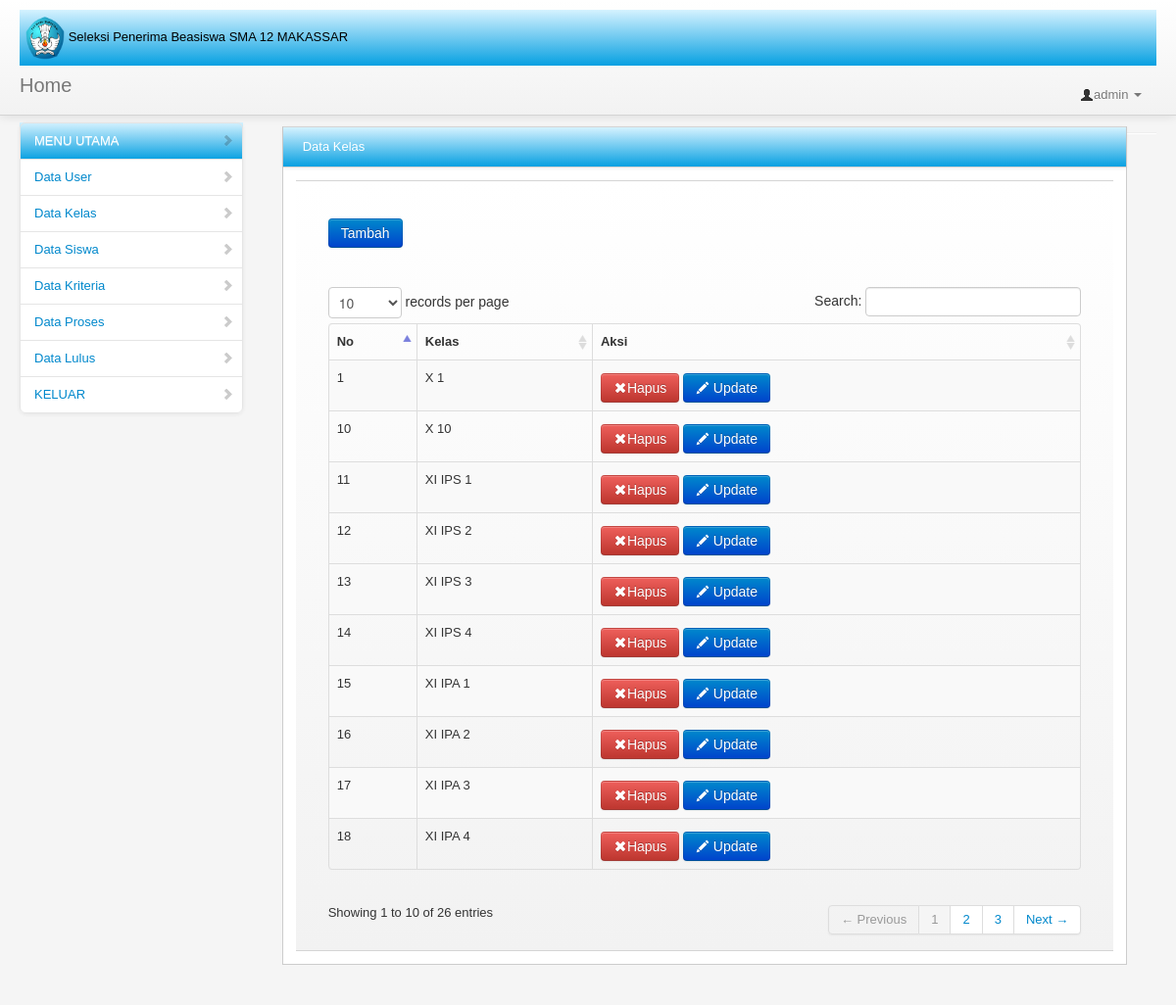
The app's page /master/data_kelas.php (signed in) with its own data.
### tables this page shows
CREATE TABLE IF NOT EXISTS `data_kelas` (
`id_kelas` int(11) NOT NULL,
  `nama_kelas` varchar(15) NOT NULL
);

### master/config/data_kelas.php (the view, shortened to what this page needs)
<!DOCTYPE html>
    <html>
        <head>
      <link rel="stylesheet" href="../style/datepicker/css/datepicker.css">
        </head><body>
<?php
include "config/koneksi.php";
 echo "<a href='#myModal4' role='button' data-toggle='modal' class='btn btn-primary'>Tambah</a>
<div id='myModal4' class='modal hide fade' tabindex='-1' role='dialog' aria-labelledby='myModalLabel' aria-hidden='true'>
                    <div class='modal-header'>
                            <button type='button' class='close' data-dismiss='modal' aria-hidden='true'>&times;</button>
                            <h3 class='judul'>Data Kelas</h3>
                    </div>
                    <div class='modal-body'>
                        <form method='POST' action='file/proses.php'>
	                    <table>
                        <tr> <td>Kelas</td>		<td><input type='text' name='nama_kelas' required></td></tr>
                      	<tr><td colspan='2'><input type='submit' class='btn btn-primary' value='Tambah' name='kelas'></td></tr>
                        </table>
                        </form>
                    </div>
                </div>
  <table cellpadding=0 cellspacing=0 border=0 class='table table-striped table-bordered' id=example>
  <thead>
   <tr>
     <th>No</th>
     <th>Kelas</th>
     <th>Aksi</th>
     </tr>
   </thead><tbody>
        ";
         $que = "SELECT * FROM data_kelas";
        $run1 = mysqli_query($con,$que);
        $no = 1;
        while($ha = mysqli_fetch_array($run1)){
        echo "<tr>
              <td>$no</td>
              <td>$ha[nama_kelas]</td>
              <td>
              <a href='file/proses.php?kelashapus=hapus&id_kelas=$ha[id_kelas]' class='btn btn-danger btn-big'><i class='icon-remove icon-white'></i>Hapus</a>
              <a href='#myModal7$ha[id_kelas]' role='button' data-toggle='modal' class='btn btn-primary'>
              <i class='icon-pencil icon-white'></i>&nbsp;Update</a>
              </td>
      <div id='myModal7$ha[id_kelas]' class='modal hide fade' tabindex='-1' role='dialog' aria-labelledby='myModalLabel' aria-hidden='true'>
                    <div class='modal-header'>
                            <button type='button' class='close' data-dismiss='modal' aria-hidden='true'>&times;</button>
                            <h3 class='judul'>Update Data kelas</h3>
                    </div>
                    <div class='modal-body'>
                        <form method='POST' action='file/proses.php'>
                        	<input type='hidden' name='id_kelas' value='$ha[id_kelas]'>
	                      	Kelas <input type='text' name='nama_kelas' value='$ha[nama_kelas]'>
                        	<input type='submit' class='btn btn-primary' value='Update' name='kelasx'>
                        </form>
                    </div>
          </div>
          </tr>
          ";
        $no++;
      }
      echo "
        </body>
  </table>";
?>
<div class="container-fluid">
            </div>

### style/assets/styles.css (style rules this page uses)
body { padding-top: 0; padding-bottom: 40px; background-color: #f5f5f5; }
@media (min-width: 979px) { body { padding-top: 60px; } }

### master/data_kelas.php (style rules this page uses)
body { font-family: Arial, Verdana, sans-serif; font-size: 13px; }

### records on screen
data_kelas: nama_kelas "X 1"
data_kelas: nama_kelas "X 10"
data_kelas: nama_kelas "XI IPS 1"
data_kelas: nama_kelas "XI IPS 2"
data_kelas: nama_kelas "XI IPS 3"
data_kelas: nama_kelas "XI IPS 4"
data_kelas: nama_kelas "XI IPA 1"
data_kelas: nama_kelas "XI IPA 2"
data_kelas: nama_kelas "XI IPA 3"
data_kelas: nama_kelas "XI IPA 4"

### other values on screen
$nama "admin"
